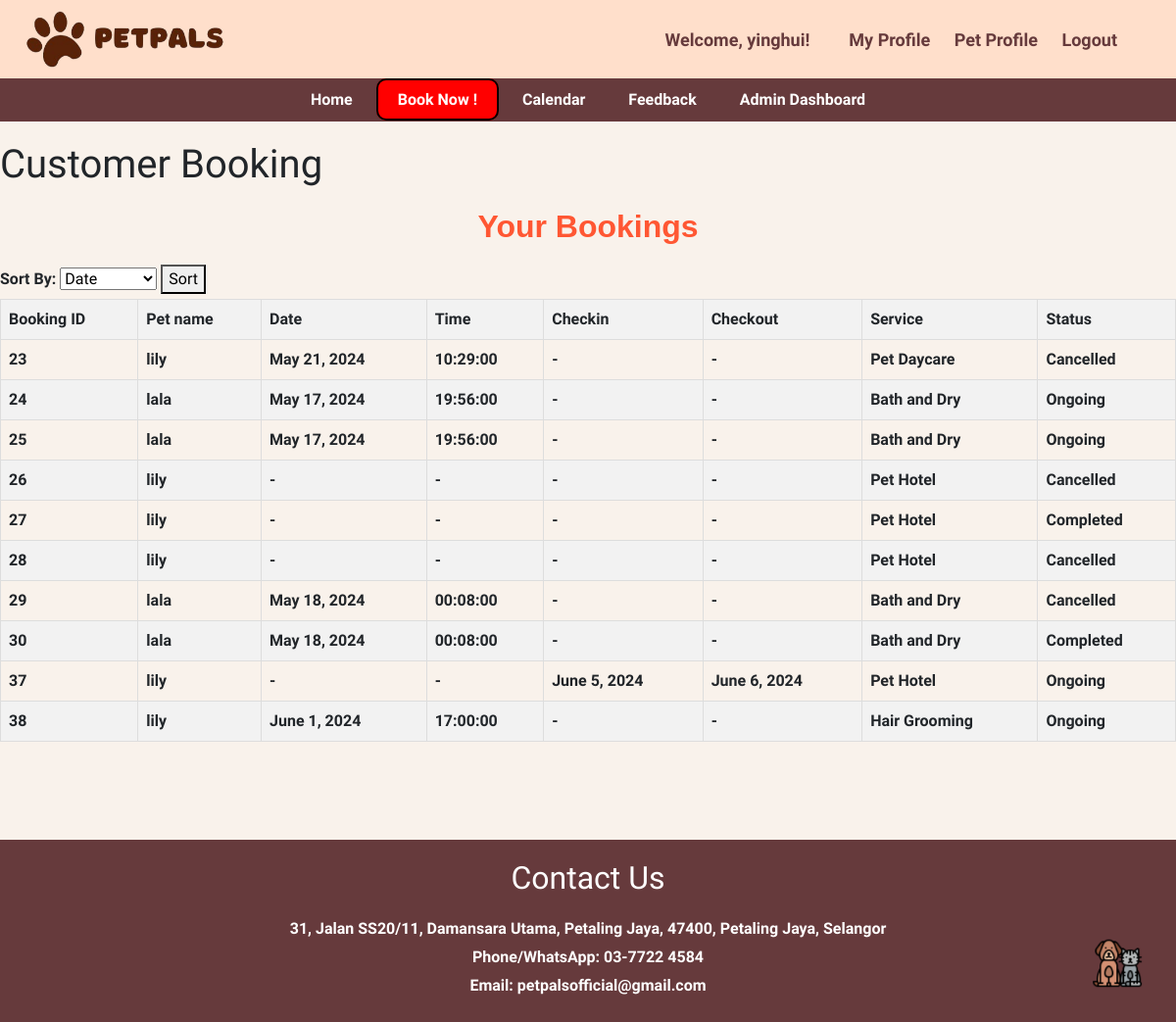
/customer_booking/ (signed in), run on an earlier commit of the app's database.
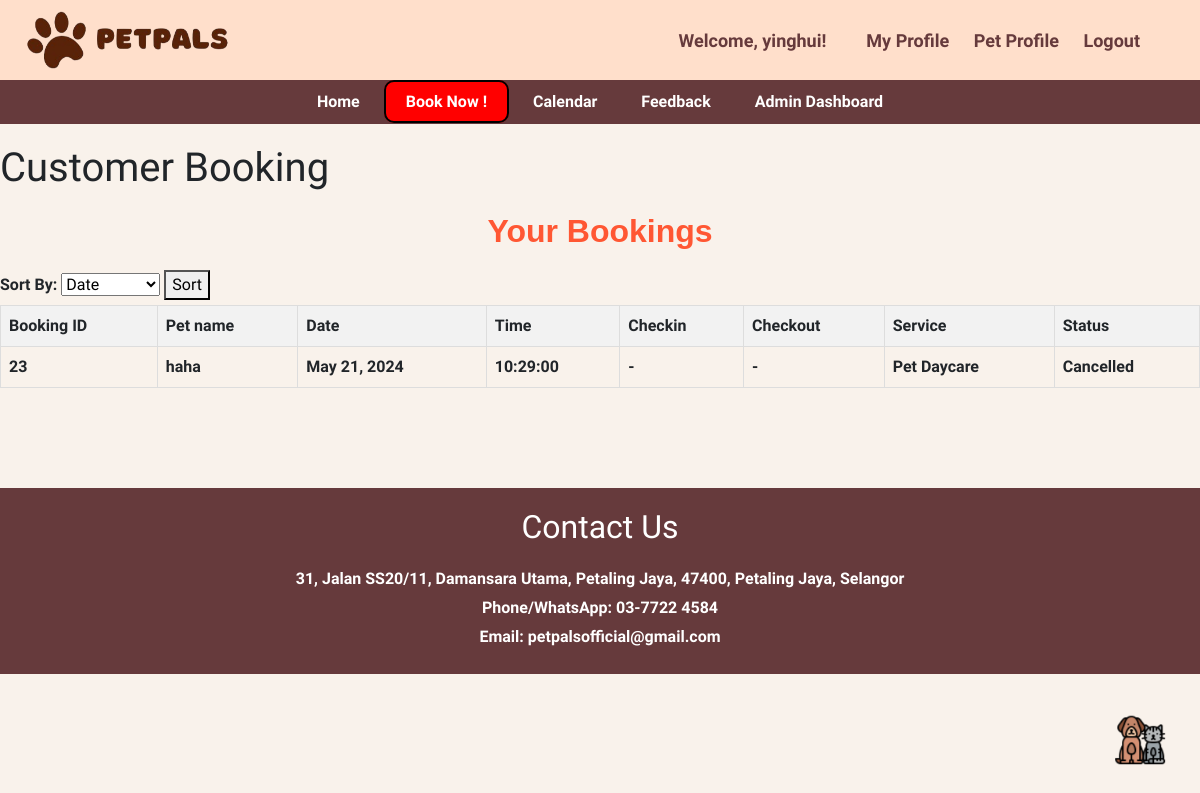
And on a later commit of the database.
### main/models.py (models this page shows, shortened)
class Booking(models.Model):
    owner = models.ForeignKey(Owner, null=True, on_delete=models.CASCADE)
    pet = models.ManyToManyField(Pet)
    room = models.ForeignKey(Room, null=True, on_delete=models.CASCADE)
    date = models.DateField(blank=True, null=True)
    TIME_CHOICES = [
        ('09:00', '9:00'),
        ('10:00', '10:00'),
        ('11:00', '11:00'),
        ('12:00', '12:00'),
        ('14:00', '2:00'),
        ('15:00', '3:00'),
        ('16:00', '4:00'),
        ('17:00', '5:00'),
        ('full_day', 'Full (7:00-19:00)'),
        ('morning', 'Morning (7:00-12:00)'),
        ('noon', 'Noon (13:00-19:00)'),
    ]
    time = models.CharField(max_length=10, choices=TIME_CHOICES, blank=True, null=True)
    SERVICE_CHOICES = [
        ('Hair Grooming', 'Hair Grooming'),
        ('Bath and Dry', 'Bath and Dry'),
        ('Pet Hotel', 'Pet Hotel'),
        ('Pet Daycare', 'Pet Daycare'),
    ]
    service = models.CharField(max_length=50, choices=SERVICE_CHOICES)
    STATUS_CHOICES = [
        ('Ongoing', 'Ongoing'),
        ('Completed', 'Completed'),
        ('Cancelled', 'Cancelled'),
    ]
    status = models.CharField(max_length=20, choices=STATUS_CHOICES, default='Ongoing')
    checkin = models.DateField(null=True, blank=True)
    checkout = models.DateField(null=True, blank=True)

class Pet(models.Model):
    name = models.CharField(max_length=20)
    owner = models.ForeignKey(Owner, null=True, on_delete=models.CASCADE)
    age = models.PositiveBigIntegerField()
    species = models.CharField(max_length=50)
    breed = models.CharField(max_length=50)
    profile_pic = models.ImageField(default="profile.jpg", null=True, blank=True)

### main/views.py (the view)
# urls.py: path('customer_booking/', views.customer_booking, name='customer_booking'),
@login_required
def customer_booking(request):
    owner = request.user.owner
    bookings = Booking.objects.filter(owner=owner, )
    context = {
        'bookings': bookings,
    }
    return render(request, 'customer_booking.html', context)

### main/templates/customer_booking.html (shortened to what this page needs)
{% extends 'base.html' %}
{% block content %}
<!DOCTYPE html>
<html lang="en">
<head>
</head>
<body>
    <h1 class="ti">Customer Booking</h1>
    <div style="margin-top: 20px; margin-bottom: 20px;">
    <h2 class="dash">Your Bookings</h2>
    <form method="GET" action="" class="sorting-form">
        <label for="sort_by">Sort By:</label>
        <select name="sort_by" id="sort_by" class="sort-select">
            <option value="date">Date</option>
        </select>
        <button type="submit" class="sort-button">Sort</button>
    </form>
    <table>
        <thead>
            <tr>
                <th>Booking ID</th>
                <th>Pet name</th>
                <th>Date</th>
                <th>Time</th>
                <th>Checkin</th>
                <th>Checkout</th>
                <th>Service</th>
                <th>Status</th>
            </tr>
        </thead>
        <tbody>
            {% for booking in bookings %}
            <tr>
                <td>{{ booking.id }}</td>
                <td>
                    {% for pet in booking.pet.all %}
                        {{ pet.name }}{% if not forloop.last %}, {% endif %}
                    {% endfor %}
                </td>
                <td>{{ booking.date|default:"-" }}</td>
                <td>{{ booking.time|default:"-" }}</td>
                <td>{{ booking.checkin|default:"-" }}</td>
                <td>{{ booking.checkout|default:"-" }}</td>
                <td>{{ booking.service }}</td>
                <td>{{ booking.status }}</td>
            </tr>
            {% endfor %}
        </tbody>
    </table>
    </div>
</body>
</html>
{% endblock %}

What changed in the data, as far as the page shows it:
no longer on this page (row edited): Booking: id "24", date "May 17, 2024", time "19:56:00", checkin "-", checkout "-", service "Bath and Dry", status "Ongoing"
no longer on this page (row edited): Pet: name "lala"
no longer on this page (row edited): Booking: id "25", date "May 17, 2024", time "19:56:00", checkin "-", checkout "-", service "Bath and Dry", status "Ongoing"
no longer on this page (row edited): Booking: id "26", date "-", time "-", checkin "-", checkout "-", service "Pet Hotel", status "Cancelled", Pet (name "lily")
no longer on this page (row edited): Booking: id "27", date "-", time "-", checkin "-", checkout "-", service "Pet Hotel", status "Completed", Pet (name "lily")
no longer on this page (row edited): Booking: id "28", date "-", time "-", checkin "-", checkout "-", service "Pet Hotel", status "Cancelled", Pet (name "lily")
no longer on this page (row edited): Booking: id "29", date "May 18, 2024", time "00:08:00", checkin "-", checkout "-", service "Bath and Dry", status "Cancelled"
no longer on this page (row edited): Booking: id "30", date "May 18, 2024", time "00:08:00", checkin "-", checkout "-", service "Bath and Dry", status "Completed"
no longer on this page (row edited): Booking: id "37", date "-", time "-", checkin "June 5, 2024", checkout "June 6, 2024", service "Pet Hotel", status "Ongoing", Pet (name "lily")
no longer on this page (row edited): Booking: id "38", date "June 1, 2024", time "17:00:00", checkin "-", checkout "-", service "Hair Grooming", status "Ongoing", Pet (name "lily")
changed Pet: name "lily" → "haha"
